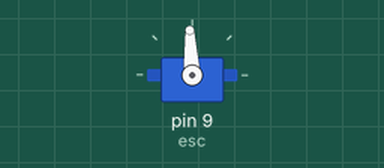
Bench run of a sketch on a simulated Arduino Uno, built with avr-gcc and run on an emulated ATmega328P. Parts: servo.

Above: at 1.05 s.
At 11.0 s:
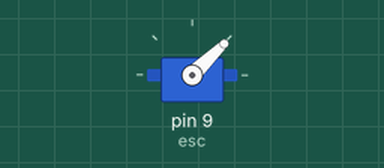
Timing chart, 0 to 14.0 s (numbered marks = the images above):
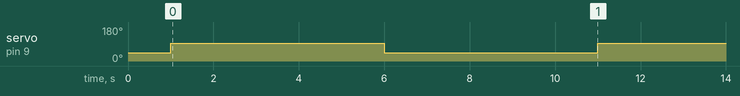

The sketch:

motor.ino
```cpp
#include <Servo.h>

Servo esc;// 创建一个 Servo 对象

void setup() {
  esc.attach(9);// 将电调器的控制线连接到数字引脚 9
  esc.writeMicroseconds(1000);// 将电调器输出设为最低值，初始化
  delay(1000);
}

void loop() {
  esc.writeMicroseconds(1500);// 设置电调器输出为中值，可以根据需要调整
  delay(5000); //等待一段时间
  esc.writeMicroseconds(1000);// 设置电调器输出为最低值
  delay(5000);// 等待一段时间
}
```

Measured:
- by itself, servo on pin 9 (esc): alternates 93° for 5.0 s and 44° for 5.0 s
